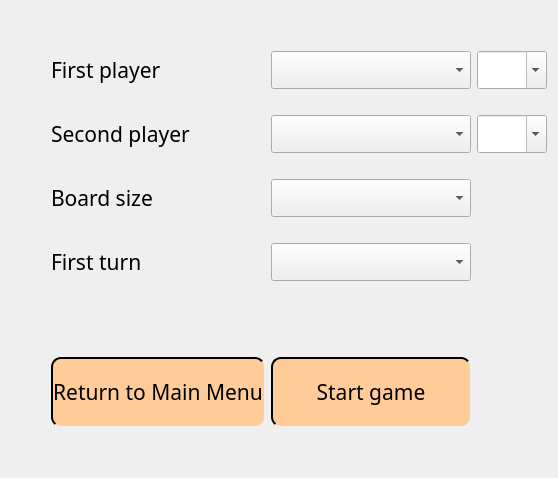
      <widget class="QWidget" name="LocalGamePage">
       <property name="styleSheet">
        <string notr="true">QWidget#LocalGamePage {
	border-image: url(./MainMenuImage.png)
}</string>
       </property>
       <layout class="QGridLayout" name="LocalGameLayout">
        <item row="1" column="2">
         <widget class="QComboBox" name="firstPlayerCombobox">
          <property name="font">
           <font>
            <family>Bauhaus 93</family>
            <pointsize>16</pointsize>
           </font>
          </property>
          <property name="editable">
           <bool>false</bool>
          </property>
         </widget>
        </item>
        <item row="9" column="1">
         <widget class="QPushButton" name="ReturnToMainMenuButton">
          <property name="minimumSize">
           <size>
            <width>200</width>
            <height>70</height>
           </size>
          </property>
          <property name="font">
           <font>
            <family>Bauhaus 93</family>
            <pointsize>16</pointsize>
           </font>
          </property>
          <property name="styleSheet">
           <string notr="true">QPushButton {
	background-color: #FFCC99;
	border-style: outset;
	border-width: 2px;
	border-radius: 10px;
}
QPushButton:hover {
	background-color: #FFC080;
	border-style: outset;
	border-width: 2px;
	border-radius: 10px;
}</string>
          </property>
          <property name="text">
           <string>Return to Main Menu</string>
          </property>
         </widget>
        </item>
        <item row="7" column="1">
         <widget class="QLabel" name="label_9">
          <property name="font">
           <font>
            <family>Bauhaus 93</family>
            <pointsize>16</pointsize>
           </font>
          </property>
          <property name="text">
           <string>First turn</string>
          </property>
         </widget>
        </item>
        <item row="4" column="1">
         <spacer name="verticalSpacer_24">
          <property name="orientation">
           <enum>Qt::Vertical</enum>
          </property>
          <property name="sizeType">
           <enum>QSizePolicy::Minimum</enum>
          </property>
          <property name="sizeHint" stdset="0">
           <size>
            <width>20</width>
            <height>20</height>
           </size>
          </property>
         </spacer>
        </item>
        <item row="2" column="3">
         <spacer name="horizontalSpacer_12">
          <property name="orientation">
           <enum>Qt::Horizontal</enum>
          </property>
          <property name="sizeHint" stdset="0">
           <size>
            <width>40</width>
            <height>20</height>
           </size>
          </property>
         </spacer>
        </item>
        <item row="0" column="1">
         <spacer name="verticalSpacer_22">
          <property name="orientation">
           <enum>Qt::Vertical</enum>
          </property>
          <property name="sizeHint" stdset="0">
           <size>
            <width>20</width>
            <height>40</height>
           </size>
          </property>
         </spacer>
        </item>
        <item row="6" column="1">
         <spacer name="verticalSpacer_25">
          <property name="orientation">
           <enum>Qt::Vertical</enum>
          </property>
          <property name="sizeType">
           <enum>QSizePolicy::Minimum</enum>
          </property>
          <property name="sizeHint" stdset="0">
           <size>
            <width>20</width>
            <height>20</height>
           </size>
          </property>
         </spacer>
        </item>
        <item row="8" column="1">
         <spacer name="verticalSpacer_44">
          <property name="orientation">
           <enum>Qt::Vertical</enum>
          </property>
          <property name="sizeType">
           <enum>QSizePolicy::Minimum</enum>
          </property>
          <property name="sizeHint" stdset="0">
           <size>
            <width>20</width>
            <height>70</height>
           </size>
          </property>
         </spacer>
        </item>
        <item row="2" column="0">
         <spacer name="horizontalSpacer_11">
          <property name="orientation">
           <enum>Qt::Horizontal</enum>
          </property>
          <property name="sizeHint" stdset="0">
           <size>
            <width>40</width>
            <height>20</height>
           </size>
          </property>
         </spacer>
        </item>
        <item row="1" column="1">
         <widget class="QLabel" name="label_6">
          <property name="font">
           <font>
            <family>Bauhaus 93</family>
            <pointsize>16</pointsize>
           </font>
          </property>
          <property name="text">
           <string>First player</string>
          </property>
         </widget>
        </item>
        <item row="5" column="1">
         <widget class="QLabel" name="label_8">
          <property name="font">
           <font>
            <family>Bauhaus 93</family>
            <pointsize>16</pointsize>
           </font>
          </property>
          <property name="text">
           <string>Board size</string>
          </property>
         </widget>
        </item>
        <item row="3" column="1">
         <widget class="QLabel" name="label_7">
          <property name="font">
           <font>
            <family>Bauhaus 93</family>
            <pointsize>16</pointsize>
           </font>
          </property>
          <property name="text">
           <string>Second player</string>
          </property>
         </widget>
        </item>
        <item row="3" column="2">
         <widget class="QComboBox" name="secondPlayerCombobox">
          <property name="font">
           <font>
            <family>Bauhaus 93</family>
            <pointsize>16</pointsize>
           </font>
          </property>
         </widget>
        </item>
        <item row="10" column="1">
         <spacer name="verticalSpacer_21">
          <property name="orientation">
           <enum>Qt::Vertical</enum>
          </property>
          <property name="sizeHint" stdset="0">
           <size>
            <width>20</width>
            <height>40</height>
           </size>
          </property>
         </spacer>
        </item>
        <item row="2" column="1">
         <spacer name="verticalSpacer_23">
          <property name="orientation">
           <enum>Qt::Vertical</enum>
          </property>
          <property name="sizeType">
           <enum>QSizePolicy::Minimum</enum>
          </property>
          <property name="sizeHint" stdset="0">
           <size>
            <width>20</width>
            <height>20</height>
           </size>
          </property>
         </spacer>
        </item>
        <item row="7" column="2">
         <widget class="QComboBox" name="firstTurnCombobox">
          <property name="font">
           <font>
            <family>Bauhaus 93</family>
            <pointsize>16</pointsize>
           </font>
          </property>
         </widget>
        </item>
        <item row="5" column="2">
         <widget class="QComboBox" name="boardSizeCombobox">
          <property name="font">
           <font>
            <family>Bauhaus 93</family>
            <pointsize>16</pointsize>
           </font>
          </property>
         </widget>
        </item>
        <item row="9" column="2">
         <widget class="QPushButton" name="startLocalGame">
          <property name="minimumSize">
           <size>
            <width>200</width>
            <height>70</height>
           </size>
          </property>
          <property name="font">
           <font>
            <family>Bauhaus 93</family>
            <pointsize>16</pointsize>
           </font>
          </property>
          <property name="styleSheet">
           <string notr="true">QPushButton {
	background-color: #FFCC99;
	border-style: outset;
	border-width: 2px;
	border-radius: 10px;
}
QPushButton:hover {
	background-color: #FFC080;
	border-style: outset;
	border-width: 2px;
	border-radius: 10px;
}</string>
          </property>
          <property name="text">
           <string>Start game</string>
          </property>
         </widget>
        </item>
        <item row="1" column="3">
         <widget class="QComboBox" name="firstPlayerAIDifficultyCombobox">
          <property name="maximumSize">
           <size>
            <width>70</width>
            <height>16777215</height>
           </size>
          </property>
          <property name="font">
           <font>
            <family>Bauhaus 93</family>
            <pointsize>16</pointsize>
           </font>
          </property>
          <property name="editable">
           <bool>true</bool>
          </property>
         </widget>
        </item>
        <item row="3" column="3">
         <widget class="QComboBox" name="secondPlayerAIDifficultyCombobox">
          <property name="maximumSize">
           <size>
            <width>70</width>
            <height>16777215</height>
           </size>
          </property>
          <property name="font">
           <font>
            <family>Bauhaus 93</family>
            <pointsize>16</pointsize>
           </font>
          </property>
          <property name="editable">
           <bool>true</bool>
          </property>
         </widget>
        </item>
       </layout>
      </widget>
